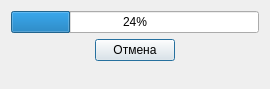
<?xml version="1.0" encoding="UTF-8"?>
<ui version="4.0">
 <class>progres</class>
 <widget class="QDialog" name="progres">
  <property name="geometry">
   <rect>
    <x>0</x>
    <y>0</y>
    <width>270</width>
    <height>89</height>
   </rect>
  </property>
  <property name="windowTitle">
   <string>Dialog</string>
  </property>
  <layout class="QHBoxLayout" name="horizontalLayout_2">
   <item>
    <layout class="QVBoxLayout" name="verticalLayout">
     <item>
      <widget class="QProgressBar" name="progressBar">
       <property name="value">
        <number>24</number>
       </property>
      </widget>
     </item>
     <item>
      <layout class="QHBoxLayout" name="horizontalLayout">
       <item>
        <spacer name="horizontalSpacer">
         <property name="orientation">
          <enum>Qt::Horizontal</enum>
         </property>
         <property name="sizeHint" stdset="0">
          <size>
           <width>98</width>
           <height>20</height>
          </size>
         </property>
        </spacer>
       </item>
       <item>
        <widget class="QPushButton" name="pushButton">
         <property name="text">
          <string>Отмена</string>
         </property>
        </widget>
       </item>
       <item>
        <spacer name="horizontalSpacer_2">
         <property name="orientation">
          <enum>Qt::Horizontal</enum>
         </property>
         <property name="sizeHint" stdset="0">
          <size>
           <width>98</width>
           <height>20</height>
          </size>
         </property>
        </spacer>
       </item>
      </layout>
     </item>
     <item>
      <spacer name="verticalSpacer_2">
       <property name="orientation">
        <enum>Qt::Vertical</enum>
       </property>
       <property name="sizeHint" stdset="0">
        <size>
         <width>20</width>
         <height>40</height>
        </size>
       </property>
      </spacer>
     </item>
    </layout>
   </item>
  </layout>
  <zorder>progressBar</zorder>
  <zorder>pushButton</zorder>
  <zorder>horizontalSpacer</zorder>
  <zorder>horizontalSpacer_2</zorder>
  <zorder>progressBar</zorder>
  <zorder>pushButton</zorder>
  <zorder>verticalSpacer_2</zorder>
  <zorder>progressBar</zorder>
 </widget>
 <resources/>
 <connections/>
</ui>
